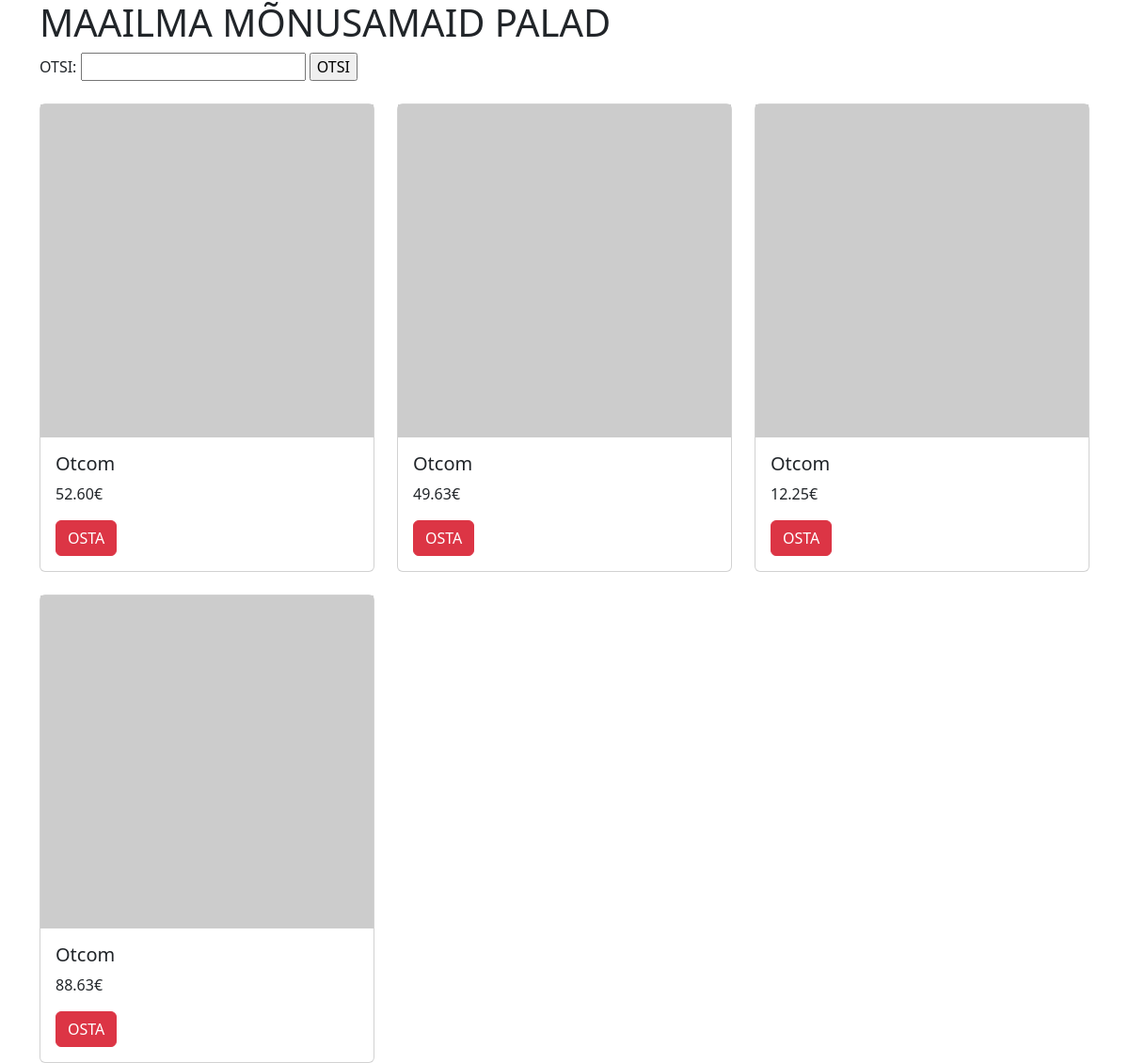
/PHPmysql/index.php?s=Otcom, run on the app's committed database.
### tables this page shows
CREATE TABLE `albumid` (
  `id` int(10) NOT NULL,
  `artist` varchar(255) NOT NULL,
  `album` varchar(255) NOT NULL,
  `aasta` year(4) NOT NULL,
  `hind` decimal(6,2) NOT NULL
);

### PHPmysql/index.php (the view, shortened to what this page needs)
<?php include("config.php");?>
<!doctype html>
<html lang="et">
    <head>
        <link
            href="https://cdn.jsdelivr.net/npm/bootstrap@5.3.2/dist/css/bootstrap.min.css"
            rel="stylesheet"
        />
    </head>
    <body>
        <div class="container">
            <h1>MAAILMA MÕNUSAMAID PALAD</h1>
            <form action="#" method="get">
                OTSI: <input type="text" name="s">
                <input type="submit" value="OTSI">
            </form>
<div class="row row-cols-1 row-cols-md-3 g-4 pt-4">
            <?php
                if (isset($_GET["s"])) {
                    $s = $_GET["s"];
                    $paring = 'SELECT album, hind FROM albumid WHERE album LIKE "%'.$s.'%"';
                } else {
                    $paring = "SELECT album, hind FROM albumid ORDER BY artist ASC LIMIT 10";
                }
                $valjund = mysqli_query($yhendus, $paring);
                while($rida = mysqli_fetch_assoc($valjund)){
                echo'
                <div class="col">
                    <div class="card">
                        <img src="https://picsum.photos/400/400" alt="pildike">
                        <div class="card-body">
                        <h5 class="card-title">'.$rida['album'].'</h5>
                        <p class="card-text">'.$rida['hind'].'€</p>
                        <a href="#" class="btn btn-danger">OSTA</a>
                    </div>
                </div>
                </div>
                ';
                }
            ?>
</div>
        </div>
    </body>
</html>

### data on the page
albumid: album "Otcom", hind "52.60"
albumid: album "Otcom", hind "49.63"
albumid: album "Otcom", hind "12.25"
albumid: album "Otcom", hind "88.63"
